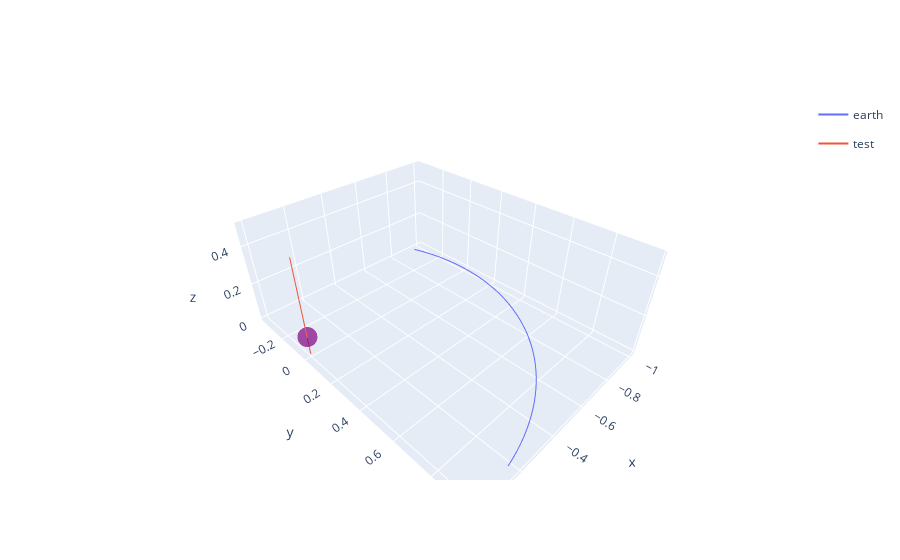

The notebook cell this image was saved under:
### Code cell
plotter = src.Plotter(env=tf_env)
plotter.draw("3d", zrange=None)
